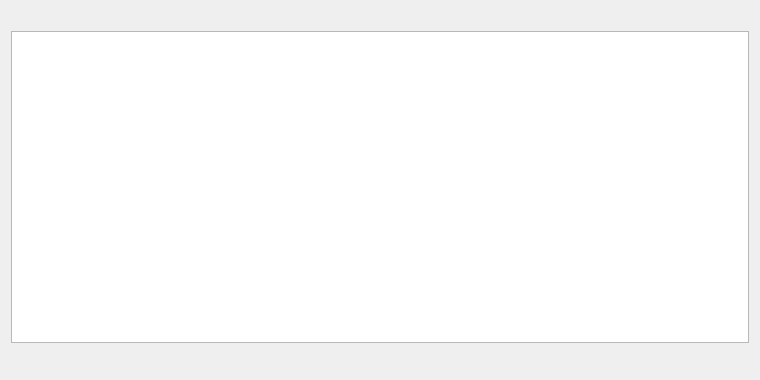
<?xml version="1.0" encoding="UTF-8"?>
<ui version="4.0">
 <class>AddressBookPage</class>
 <widget class="QWidget" name="AddressBookPage">
  <property name="geometry">
   <rect>
    <x>0</x>
    <y>0</y>
    <width>760</width>
    <height>380</height>
   </rect>
  </property>
  <layout class="QVBoxLayout" name="verticalLayout">
   <item>
    <widget class="QLabel" name="labelExplanation">
     <property name="textFormat">
      <enum>Qt::PlainText</enum>
     </property>
     <property name="wordWrap">
      <bool>true</bool>
     </property>
    </widget>
   </item>
   <item>
    <widget class="QTableView" name="tableView">
     <property name="palette">
      <palette>
       <active>
        <colorrole role="Text">
         <brush brushstyle="SolidPattern">
          <color alpha="255">
           <red>51</red>
           <green>51</green>
           <blue>51</blue>
          </color>
         </brush>
        </colorrole>
       </active>
       <inactive>
        <colorrole role="Text">
         <brush brushstyle="SolidPattern">
          <color alpha="255">
           <red>51</red>
           <green>51</green>
           <blue>51</blue>
          </color>
         </brush>
        </colorrole>
       </inactive>
       <disabled>
        <colorrole role="Text">
         <brush brushstyle="SolidPattern">
          <color alpha="255">
           <red>85</red>
           <green>85</green>
           <blue>85</blue>
          </color>
         </brush>
        </colorrole>
       </disabled>
      </palette>
     </property>
     <property name="contextMenuPolicy">
      <enum>Qt::CustomContextMenu</enum>
     </property>
     <property name="toolTip">
      <string>Right-click to edit address or label</string>
     </property>
     <property name="tabKeyNavigation">
      <bool>false</bool>
     </property>
     <property name="alternatingRowColors">
      <bool>true</bool>
     </property>
     <property name="selectionMode">
      <enum>QAbstractItemView::SingleSelection</enum>
     </property>
     <property name="selectionBehavior">
      <enum>QAbstractItemView::SelectRows</enum>
     </property>
     <property name="sortingEnabled">
      <bool>true</bool>
     </property>
     <attribute name="verticalHeaderVisible">
      <bool>false</bool>
     </attribute>
    </widget>
   </item>
   <item>
    <layout class="QHBoxLayout" name="horizontalLayout">
     <item>
      <widget class="QtMaterialFlatButton" name="newAddress" native="true">
       <property name="toolTip">
        <string>Create a new address</string>
       </property>
       <property name="text" stdset="0">
        <string>New</string>
       </property>
       <property name="icon" stdset="0">
        <iconset resource="../barandos.qrc">
         <normaloff>:/icons/add</normaloff>:/icons/add</iconset>
       </property>
       <property name="autoDefault" stdset="0">
        <bool>false</bool>
       </property>
      </widget>
     </item>
     <item>
      <widget class="QtMaterialFlatButton" name="copyAddress" native="true">
       <property name="toolTip">
        <string>Copy the currently selected address to the system clipboard</string>
       </property>
       <property name="text" stdset="0">
        <string>Copy</string>
       </property>
       <property name="icon" stdset="0">
        <iconset resource="../barandos.qrc">
         <normaloff>:/icons/editcopy</normaloff>:/icons/editcopy</iconset>
       </property>
       <property name="autoDefault" stdset="0">
        <bool>false</bool>
       </property>
      </widget>
     </item>
     <item>
      <widget class="QtMaterialFlatButton" name="deleteAddress" native="true">
       <property name="toolTip">
        <string>Delete the currently selected address from the list</string>
       </property>
       <property name="text" stdset="0">
        <string>Delete</string>
       </property>
       <property name="icon" stdset="0">
        <iconset resource="../barandos.qrc">
         <normaloff>:/icons/remove</normaloff>:/icons/remove</iconset>
       </property>
       <property name="autoDefault" stdset="0">
        <bool>false</bool>
       </property>
      </widget>
     </item>
     <item>
      <spacer name="horizontalSpacer">
       <property name="orientation">
        <enum>Qt::Horizontal</enum>
       </property>
       <property name="sizeHint" stdset="0">
        <size>
         <width>40</width>
         <height>20</height>
        </size>
       </property>
      </spacer>
     </item>
     <item>
      <widget class="QtMaterialFlatButton" name="exportButton" native="true">
       <property name="toolTip">
        <string>Export the data in the current tab to a file</string>
       </property>
       <property name="text" stdset="0">
        <string>Export</string>
       </property>
       <property name="icon" stdset="0">
        <iconset resource="../barandos.qrc">
         <normaloff>:/icons/export</normaloff>:/icons/export</iconset>
       </property>
       <property name="autoDefault" stdset="0">
        <bool>false</bool>
       </property>
      </widget>
     </item>
     <item>
      <widget class="QtMaterialFlatButton" name="closeButton" native="true">
       <property name="sizePolicy">
        <sizepolicy hsizetype="Minimum" vsizetype="Minimum">
         <horstretch>0</horstretch>
         <verstretch>0</verstretch>
        </sizepolicy>
       </property>
       <property name="text" stdset="0">
        <string>Close</string>
       </property>
       <property name="autoDefault" stdset="0">
        <bool>false</bool>
       </property>
      </widget>
     </item>
    </layout>
   </item>
  </layout>
 </widget>
 <customwidgets>
  <customwidget>
   <class>QtMaterialFlatButton</class>
   <extends>QWidget</extends>
   <header>qtmaterialflatbutton.h</header>
  </customwidget>
 </customwidgets>
 <resources>
  <include location="../barandos.qrc"/>
 </resources>
 <connections/>
</ui>
